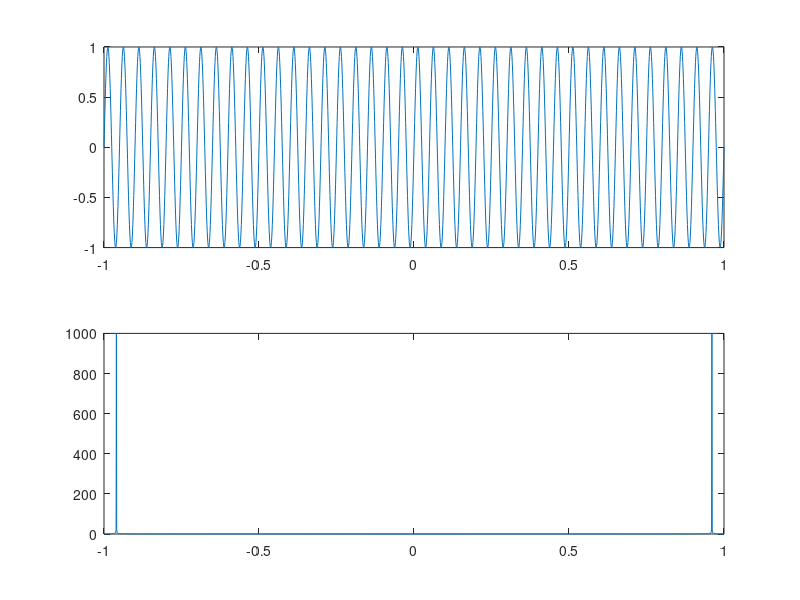

This chart was generated by the following MATLAB code:
%Fourier Transform of sine function
t=-1:0.001:1;
f=sin(2*pi*20*t);
X=fft(f);%se usara la transformada rapida de Fourier
subplot(2,1,1);
plot(t,f);
subplot(2,1,2);
plot(t,abs(X));